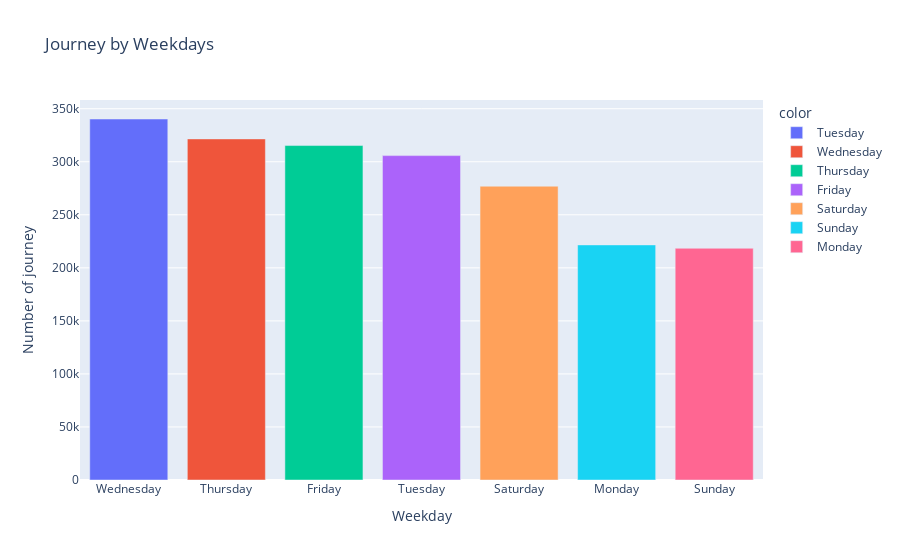

Notebook code for this chart:
### Code cell
plt.figure(figsize=(20,15))
fig1=px.bar(df,
    x=df.weekday.value_counts().index,
    y=df.weekday.value_counts(),
    title="Journey by Weekdays",
    color=df.weekday.unique()
    # color=color_list_func(7)
)
fig1.update_layout(xaxis_title="Weekday",yaxis_title="Number of journey")

### Figure 1 — Plotly figure (JSON) as saved in the notebook; plotly's stock layout.template omitted (floating-point values rounded to 4 significant figures)
{"data": [{"alignmentgroup": "True", "hovertemplate": "color=Tuesday<br>x=%{x}<br>y=%{y}<extra></extra>", "legendgroup": "Tuesday", "marker": {"color": "#636efa"}, "name": "Tuesday", "offsetgroup": "Tuesday", "orientation": "v", "showlegend": true, "textposition": "auto", "type": "bar", "x": ["Wednesday"], "xaxis": "x", "y": [340321], "yaxis": "y"}, {"alignmentgroup": "True", "hovertemplate": "color=Wednesday<br>x=%{x}<br>y=%{y}<extra></extra>", "legendgroup": "Wednesday", "marker": {"color": "#EF553B"}, "name": "Wednesday", "offsetgroup": "Wednesday", "orientation": "v", "showlegend": true, "textposition": "auto", "type": "bar", "x": ["Thursday"], "xaxis": "x", "y": [321541], "yaxis": "y"}, {"alignmentgroup": "True", "hovertemplate": "color=Thursday<br>x=%{x}<br>y=%{y}<extra></extra>", "legendgroup": "Thursday", "marker": {"color": "#00cc96"}, "name": "Thursday", "offsetgroup": "Thursday", "orientation": "v", "showlegend": true, "textposition": "auto", "type": "bar", "x": ["Friday"], "xaxis": "x", "y": [315292], "yaxis": "y"}, {"alignmentgroup": "True", "hovertemplate": "color=Friday<br>x=%{x}<br>y=%{y}<extra></extra>", "legendgroup": "Friday", "marker": {"color": "#ab63fa"}, "name": "Friday", "offsetgroup": "Friday", "orientation": "v", "showlegend": true, "textposition": "auto", "type": "bar", "x": ["Tuesday"], "xaxis": "x", "y": [305806], "yaxis": "y"}, {"alignmentgroup": "True", "hovertemplate": "color=Saturday<br>x=%{x}<br>y=%{y}<extra></extra>", "legendgroup": "Saturday", "marker": {"color": "#FFA15A"}, "name": "Saturday", "offsetgroup": "Saturday", "orientation": "v", "showlegend": true, "textposition": "auto", "type": "bar", "x": ["Saturday"], "xaxis": "x", "y": [276963], "yaxis": "y"}, {"alignmentgroup": "True", "hovertemplate": "color=Sunday<br>x=%{x}<br>y=%{y}<extra></extra>", "legendgroup": "Sunday", "marker": {"color": "#19d3f3"}, "name": "Sunday", "offsetgroup": "Sunday", "orientation": "v", "showlegend": true, "textposition": "auto", "type": "bar", "x": ["Monday"], "xaxis": "x", "y": [221623], "yaxis": "y"}, {"alignmentgroup": "True", "hovertemplate": "color=Monday<br>x=%{x}<br>y=%{y}<extra></extra>", "legendgroup": "Monday", "marker": {"color": "#FF6692"}, "name": "Monday", "offsetgroup": "Monday", "orientation": "v", "showlegend": true, "textposition": "auto", "type": "bar", "x": ["Sunday"], "xaxis": "x", "y": [218454], "yaxis": "y"}], "layout": {"barmode": "relative", "legend": {"title": {"text": "color"}, "tracegroupgap": 0}, "title": {"text": "Journey by Weekdays"}, "xaxis": {"anchor": "y", "domain": [0, 1], "title": {"text": "Weekday"}}, "yaxis": {"anchor": "x", "domain": [0, 1], "title": {"text": "Number of journey"}}}}
